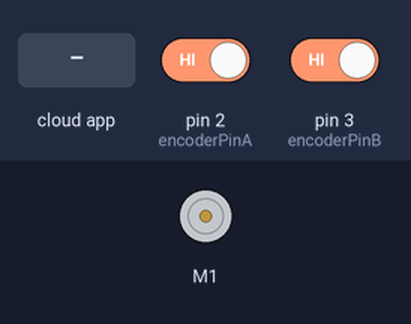
A sketch run on a simulated Arduino Uno, built with avr-gcc and run on an emulated ATmega328P. On the bench: DC motor (green arrow = forward, orange = backward, longer = faster). The test bench sets the inputs (shaded band); at power-on: pin 2 (encoderPinA) HIGH, pin 3 (encoderPinB) HIGH. The ROS host is connected and sends only what is stated; what the sketch prints to the serial monitor is not drawn.

Above: at 1.2 s.
1.3 s: the phone or cloud app sets steering_angle to 100
At 1.8 s:
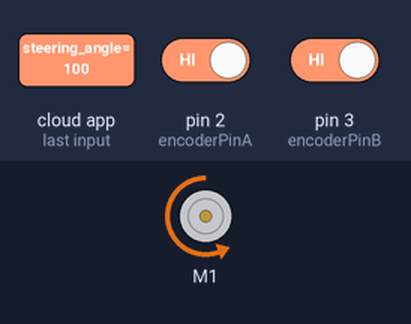
2.8 s: the phone or cloud app sets steering_angle to 0
At 4.0 s:
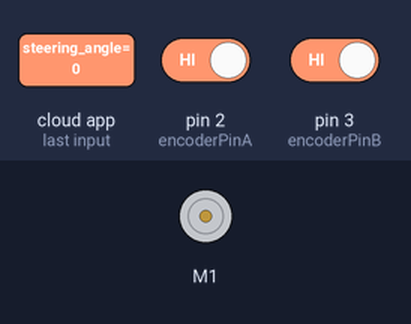
4.3 s: the phone or cloud app sets steering_angle to -100
At 5.4 s:
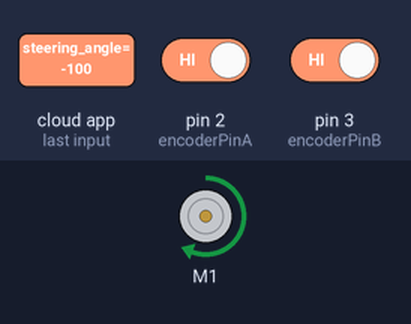
Timing chart, 0 to 7.3 s (numbered marks = the images above; inputs shaded):
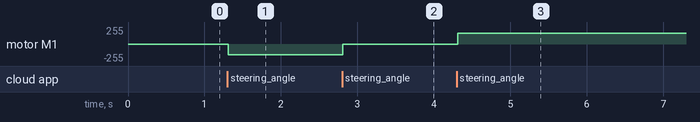

Measured:
- after the input at 1.3 s, motor M1: stopped → backward 160/255 at once
- after the input at 2.8 s, motor M1: backward 160/255 → stopped at once
- after the input at 4.3 s, motor M1: stopped → forward 160/255 at once

The sketch:

arduin-code.ino
```cpp
//Sabtertooth motor controller imports
#include <SoftwareSerial.h>
#include <SabertoothSimplified.h>
#include <ros.h>
#include <std_msgs/Float64.h>
//target in degrees, calculated from ros topic "steering_angle"
float target = 0.0;

const int encoderPinA = 2;
const int encoderPinB = 3;

//The number of pulses produced by the encoder within a revolution.
const int PPR = 1000;

//The value is '1' if the encoder is not attached to any motor
const int gearRatio = 24;
const int decodeNumber = 10;

//record the current number of pulses received
volatile long int currentPosition = 0;

//rotation angle in degrees
double rotationalAngle = 0.0;


long prevT = 0;
float eprev = 0;
float eintegral = 0;

//ros subscriber code
ros::NodeHandle nh;
void messageCb(const std_msgs::Float64& msg)
{
  target = msg.data * 180 / 3.141;
}
ros::Subscriber<std_msgs::Float64> sub("steering_angle", &messageCb);
SoftwareSerial SWSerial(NOT_A_PIN, 11); // RX on no pin (unused), TX on pin 11 (to S1).
SabertoothSimplified ST(SWSerial); // Use SWSerial as the serial port.

void setup() {
  // put your setup code here, to run once:
  pinMode(encoderPinA, INPUT_PULLUP);
  pinMode(encoderPinB, INPUT_PULLUP);
  attachInterrupt(digitalPinToInterrupt(2), doEncoderA, CHANGE);
  attachInterrupt(digitalPinToInterrupt(3), doEncoderB, CHANGE);
  Serial.begin(38400);
  SWSerial.begin(9600);

  //ros init
  nh.initNode();
  nh.subscribe(sub);


}

void loop() {
  // put your main code here, to run repeatedly:
  nh.spinOnce();
  rotationalAngle = 0.086*(360 * currentPosition) / (PPR * decodeNumber * gearRatio);
  Serial.println(rotationalAngle);


  String rotationalAngle_log_string = "rotation reading " + String(rotationalAngle);
//  /const char *rotationalAngle_log_char = rotationalAngle_log_string.c_str();
//  nh.loginfo(rotationalAngle_log_char);
  String target_log_string = " | target " + String(target);
//  /const char *target_log_char = target_log_string.c_str();
  String logging = rotationalAngle_log_string + target_log_string;
  const char *logging_char = logging.c_str();
  nh.loginfo(logging_char);

  // PID constants, need to tune
  float kp = 10;
  float kd = 0.02;
  float ki = 0;
// float kp = 0.02;
//  float kd = 0.002;
//  float ki = 0.1;

  // time difference
  long currT = micros();
  float deltaT = ((float) (currT - prevT)) / ( 1.0e6 );
  prevT = currT;

  // error
  float e = rotationalAngle - target;

  // derivative
  float dedt = (e - eprev) / (deltaT);

  // integral
  eintegral = eintegral + e * deltaT;

  // control signal
  float u = kp * e + kd * dedt + ki * eintegral;

  // motor power
  float pwr = fabs(u);
  if ( pwr > 80 ) {
    pwr = 80;
  }

  // motor direction
  int dir = 1;
  if (u < 0) {
    dir = -1;
  }
  if (u == 0) {
    dir = 0;
  }

  // signal the motor
  setMotor(dir, pwr);


  // store previous error
  eprev = e;

}

void doEncoderA()
{
  if (digitalRead(encoderPinA) != digitalRead(encoderPinB))
  {
    currentPosition++;
  }
  else
  {
    currentPosition--;
  }
}

void doEncoderB()
{
  if (digitalRead(encoderPinA) == digitalRead(encoderPinB))
  {
    currentPosition++;
  }
  else
  {
    currentPosition--;
  }

}
void setMotor(int dir, int pwr) {
  if (dir == 1) {

    ST.motor(1, pwr);  // Go forward cw

  }
  else if (dir == -1) {

    ST.motor(1, (-1*pwr));  // Go backwards acw

  }
  else {

    ST.motor(1, 0);  // Hold current position
  }
}
```
